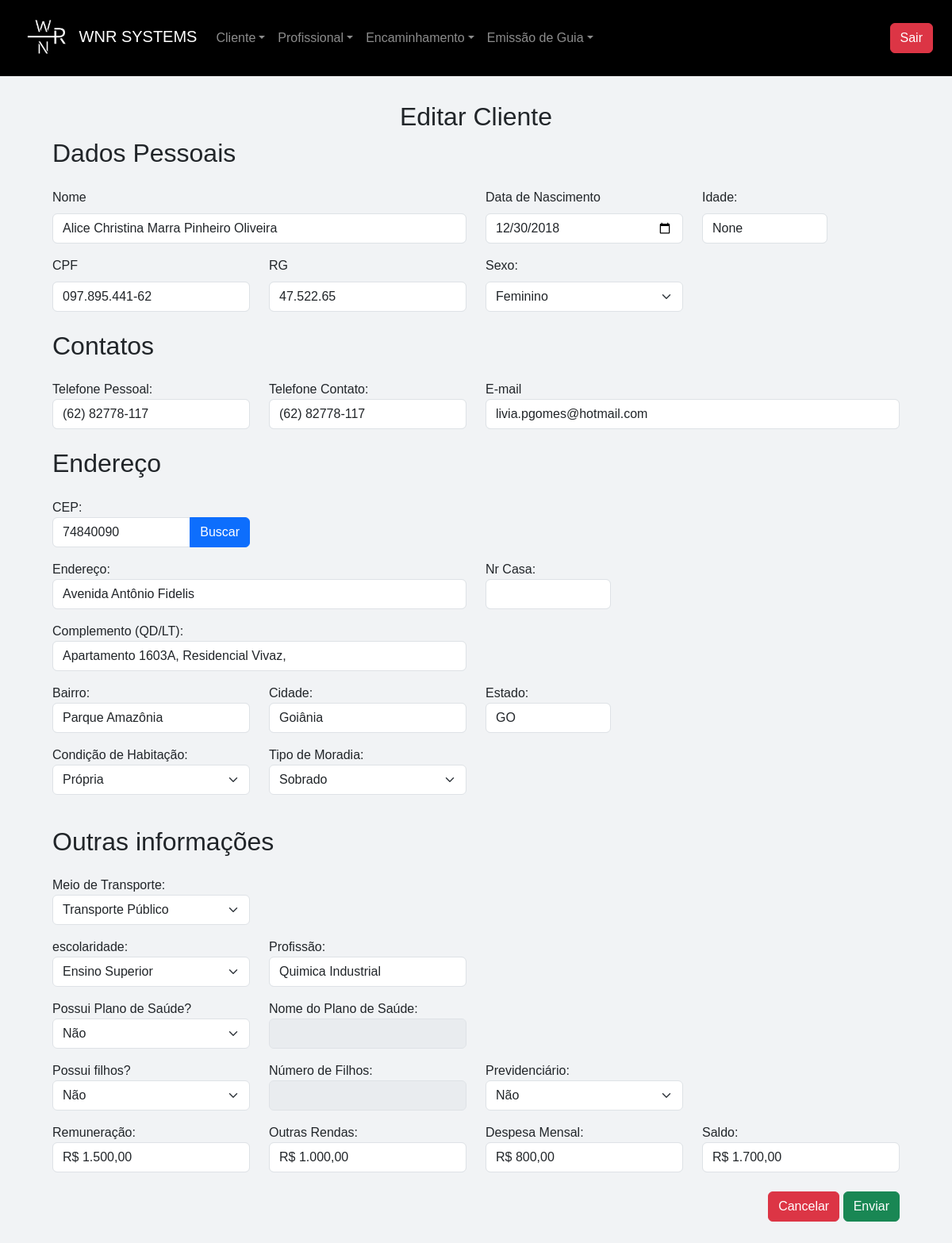
The page /editar_cliente/6 (signed in) on the database as committed earlier.
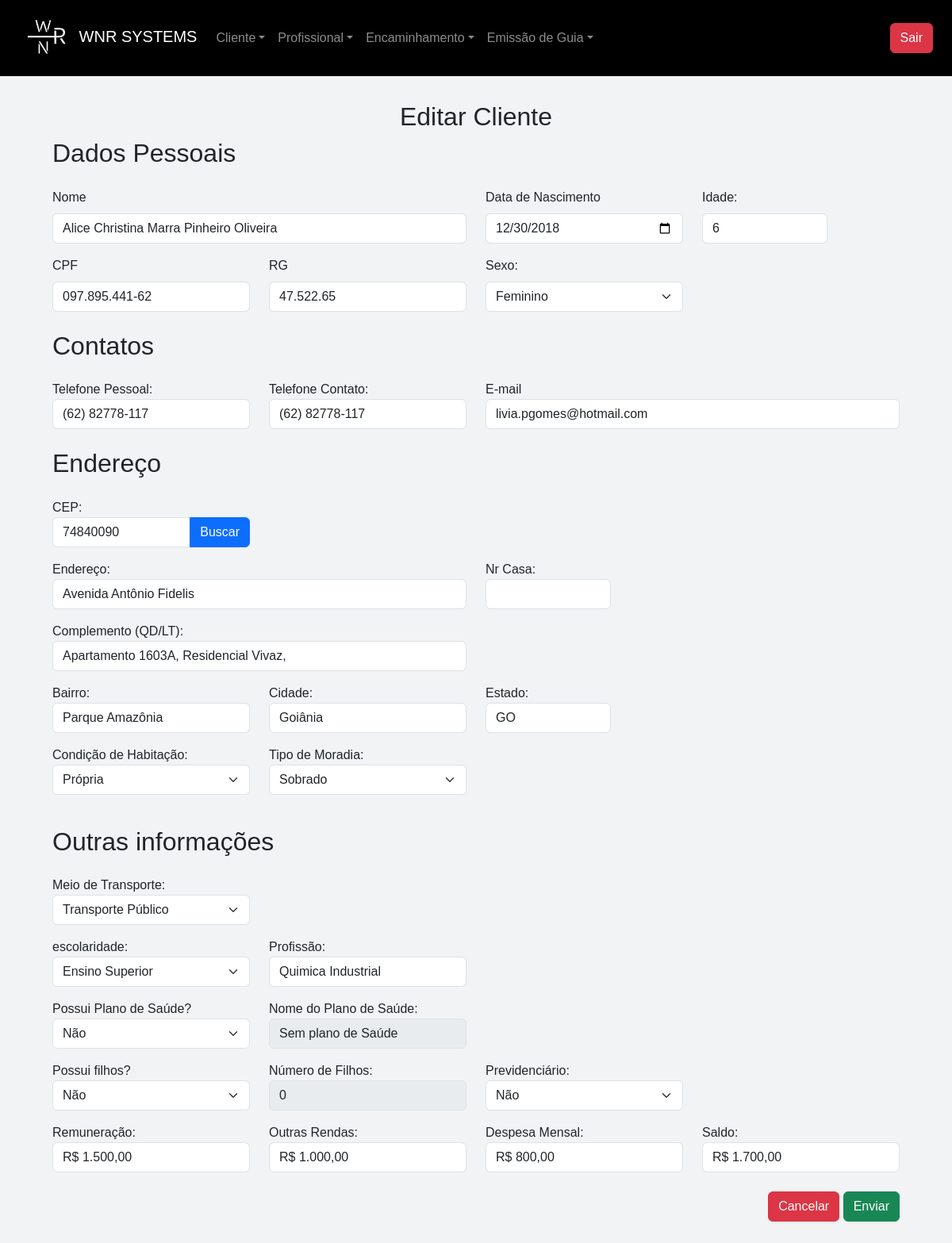
The same page on the database as committed later.
### app/models.py (models this page shows)
class Cliente(db.Model):
    __tablename__ = "clientes"
    id                      = Column(Integer, primary_key=True, index=True)
    nome                    = Column(String, index=True)
    cpf                     = Column(String(11), unique=True, index=True)
    email                   = Column(String, index=True)
    data_nascimento         = Column(Date)
    renda_familiar          = Column(Float)
    bairro                  = Column(String)
    canal_divulgacao        = Column(String)
    cep                     = Column(String(8))
    cidade                  = Column(String)
    condicao_habitacao      = Column(String)
    cpf_responsavel         = Column(String(11), nullable=True, default="")
    complemento             = Column(String)
    numero_cs               = Column(String)
    despesa_mensal          = Column(Float)
    escolaridade            = Column(String)
    estado                  = Column(String)
    endereco                = Column(String)
    fone_contato            = Column(String)
    fone_pessoal            = Column(String)
    foto                    = Column(String)
    grau_parentesco         = Column(String)
    nome_plano_saude        = Column(String, default="Sem plano de Saúde")
    nome_responsavel        = Column(String, default="")
    numero_filhos           = Column(Integer, default=0)
    possui_filhos           = Column(String)
    plano_saude             = Column(String)
    previdenciario          = Column(String)
    profissao               = Column(String)
    remuneracao             = Column(Float)
    rg                      = Column(String)
    saldo                   = Column(Float)
    sexo                    = Column(String)
    tipo_moradia            = Column(String)
    transporte              = Column(String)
    idade                   = Column(String)
    encaminhamentos = relationship("Encaminhamento", back_populates="cliente", cascade="all, delete-orphan")
    guias = relationship("Guia", back_populates="cliente")

### app/routes/client_routes.py (the view, shortened to what this page needs)
@client_bp.route('/editar_cliente/<int:id>', methods=['GET', 'POST'])
@login_required
@role_required('atendimento', 'financeiro', 'admin')
def editar_cliente(id):
    cliente = Cliente.query.get_or_404(id)
    remuneracao_formatada = formatar_para_moeda(cliente.remuneracao)
    renda_familiar_formatada = formatar_para_moeda(cliente.renda_familiar)
    despesa_mensal_formatada = formatar_para_moeda(cliente.despesa_mensal)
    return render_template('clientes/form_edit.html', cliente=cliente, remuneracao=remuneracao_formatada, renda_familiar=renda_familiar_formatada, despesa_mensal=despesa_mensal_formatada)

### app/__init__.py (called while the page is built)
@login_manager.user_loader
def load_user(id):
    return Usuario.query.get(int(id))  # Converte para inteiro e busca no banco

### app/utils/edit_values.py (called while the page is built)
def formatar_para_moeda(valor):
    if valor is None:
        return "R$ 0,00"
    return format_currency(valor, 'BRL', locale='pt_BR')

### app/templates/clientes/form_edit.html (shortened to what the changed rows need)
{% extends 'base.html' %}
{% block content %}
<div class="container mt-4">
    <h2 class="text-center">Editar Cliente</h2>
    <form id="meuFormulario" action="{{ url_for('client_bp.editar_cliente', id=cliente.id)}}" method="POST">
        <div class="container">
            <h2 class="mb-4"> Dados Pessoais </h2>
            <div class="row mb-3">
                <div class="col-md-6">
                    <label for="nome" class="form-label">Nome</label>
                    <input type="text" class="form-control" id="nome" name="nome" required value="{{ cliente.nome }}">
                </div>
                <div class="col-md-3">
                    <label for="dt_nascimento" class="form-label">Data de Nascimento</label>
                    <input type="date" class="form-control" id="dt_nascimento" name="dt_nascimento"  onchange="verificarIdade()" required value="{{ cliente.data_nascimento }}">
                </div>
                <div class="col-md-2">
                    <label for="idade" class="form-label">Idade:</label>
                    <input type="text" class="form-control" id="idade" name="idade" value="{{ cliente.idade }}">
                </div>
            </div>
            <div class="row mb-3">
                <div class="col-md-3">
                    <label for="cpf" class="form-label">CPF</label>
                    <input type="text" class="form-control" id="cpf" name="cpf" required value="{{ cliente.cpf }}">
                </div>
                <div class="col-md-3">
                    <label for="rg" class="form-label">RG</label>
                    <input type="text" class="form-control" name="rg" id="rg" value="{{ cliente.rg }}">
                </div>
                <div class="col-md-3">
                    <label for="sexo" class="form-label">Sexo:</label>
                    <select class="form-select campoObrigatorio" id="sexo" name="sexo" required>
                        <option value="Feminino" {% if cliente.sexo == "Feminino" %}selected{% endif %}>Feminino</option>
                    </select>
                </div>
            </div>
            <h2 class="mb-4 mt-4"> Contatos </h2>
            <div class="row mb-3">
                <div class="col-md-3">
                    <label for="fone_pessoal" class="custom-label">Telefone Pessoal:</label>
                    <input type="text" class="form-control" name="fone_pessoal" id="celular" placeholder="(xx) xxxxxxxxx" required value="{{ cliente.fone_pessoal }}">
                </div>
                <div class="col-md-3">
                    <label for="fone_contato" class="custom-label">Telefone Contato:</label>
                    <input type="text" class="form-control" name="fone_contato" id="telefone" placeholder="(xx) xxxxxxxxx" required value="{{ cliente.fone_contato }}">
                </div>
                <div class="col-md-6">
                    <label for="email" class="custom-label">E-mail</label>
                    <input type="email" class="form-control" id="email" name="email" required value="{{ cliente.email }}">
                </div>
            </div>
            <h2 class="mb-4 mt-4"> Endereço </h2>
            <div class="row mb-3">
                <div class="col-md-3">
                    <label for="cep" class="custom-label">CEP:</label><div class="input-group">
                        <input type="text" id="cep" name="cep" class="form-control" value="{{ cliente.cep }}">
                        <button type="button" name="buscar_cep_btn" id="buscar_cep_btn" class="btn btn-primary" onclick="buscarCEP()">Buscar</button>
                    </div>
                </div>
            </div>
            <div class="row mb-3">
                <div class="col-md-6">
                    <label for="endereco" class="custom-label">Endereço:</label>
                    <input type="text" id="endereco" class="form-control" name="endereco" required value="{{ cliente.endereco }}">
                </div>
            </div>
            <div class="row mb-3">
                <div class="col-md-6">
                    <label for="complemento" class="custom-label">Complemento (QD/LT):</label>
                    <input type="text" id="complemento" class="form-control" name="complemento" required value="{{ cliente.complemento }}">
                </div>
            </div>
            <div class="row mb-3">
                <div  class="col-md-3">
                    <label for="bairro" class="custom-label">Bairro:</label>
                    <input type="text" id="bairro" class="form-control" name="bairro" required value="{{ cliente.bairro }}">
                </div>
                <div class="col-md-3">
                    <label for="cidade" class="custom-label">Cidade:</label>
                    <input type="text" id="cidade" class="form-control" name="cidade" required value="{{ cliente.cidade }}">
                </div>
                <div class="col-md-2">
                    <label for="estado" class="custom-label">Estado:</label>
                    <input type="text" id="estado" class="form-control" name="estado" required value="{{ cliente.estado }}">
                </div>
            </div>
            <div class="row mb-3">
                <div class="col-md-3">
                    <label for="condicao_habitacao" class="custom-label">Condição de Habitação:</label>
                    <select class="form-select campoObrigatorio" name="condicao_habitacao" required>
                        <option  value="Própria"{% if cliente.condicao_habitacao == "Própria" %}selected{% endif %}>Própria</option>
                    </select>
                </div>
                <div class="col-md-3">
                    <label for="tipo_moradia" class="custom-label">Tipo de Moradia:</label>
                    <select class="form-select campoObrigatorio" name="tipo_moradia" required>
                        <option value="Sobrado"{% if cliente.tipo_moradia == "Sobrado" %}selected{% endif %}>Sobrado</option>
                    </select>
                </div>
            </div>
            <div  class="row mb-3">
                <h2 class="mb-4 mt-4">Outras informações</h2>
                <div class="col-md-3">
                    <label for="transporte" class="custom-label">Meio de Transporte:</label>
                    <select class="form-select campoObrigatorio" name="transporte" required>
                        <option value="Transporte Publico"{% if cliente.transporte == "Transporte Publico" %}selected{% endif %}>Transporte Público</option>
                    </select>
                </div>
            </div>
            <div class="row mb-3">
                <div class="col-md-3">
                    <label for="escolaridade" class="custom-label">escolaridade:</label>
                    <select class="form-select campoObrigatorio" id="escolaridade" name="escolaridade">
                        <option value="Ensino Superior" {% if cliente.escolaridade == "Ensino Superior" %}selected{% endif %}>Ensino Superior</option>
                    </select>
                </div>
                <div class="col-md-3">
                    <label for="profissao" class="custom-label">Profissão:</label>
                    <input type="text" class="form-control" name="profissao" required value="{{ cliente.profissao }}">
                </div>
            </div>
            <div class="row mb-3">
                <div class="col-md-3">
                    <label for="plano_saude" class="custom-label">Possui Plano de Saúde?</label>
                    <select class="form-select campoObrigatorio" id="plano_saude" name="plano_saude"  onchange="verificaDropdown_PlanodeSaude()">
                        <option value="Não"{% if cliente.plano_saude == "Não" %}selected{% endif %}>Não</option>
                    </select>
                </div>
                <div class="col-md-3">
                    <label for="nome_plano_saude" class="custom-label">Nome do Plano de Saúde:</label>
                    <input type="text" class="form-control" id="nome_plano_saude" name="nome_plano_saude" value="{{ cliente.nome_plano_saude }}" {% if cliente.plano_saude == "Não" %}disabled{% endif %}>
                </div>
            </div>
            <div class="row mb-3">
                <div class="col-md-3">
                    <label for="possui_filhos" class="custom-label">Possui filhos?</label>
                    <select class="form-select campoObrigatorio" id="possui_filhos" name="possui_filhos" onchange="verificarDropdown_Filhos()">
                        <option value="Não" {% if cliente.possui_filhos == "Não" %}selected{% endif %}>Não</option>
                    </select>
                </div>
                <div class="col-md-3">
                    <label for="numero_filhos" class="custom-label">Número de Filhos:</label>
                    <input type="number" class="form-control" id="qtn_filhos" name="numero_filhos" value="{{ cliente.numero_filhos }}" {% if cliente.possui_filhos == "Não"%}disabled{% endif %}>
                </div>
                <div class="col-md-3">
                    <label for="previdenciario" class="custom-label">Previdenciário:</label>
                    <select class="form-select campoObrigatorio" name="previdenciario">
                        <option value="Não" {% if cliente.previdenciario == "Não" %}selected{% endif %}>Não</option>
                    </select>
                </div>
            </div>
            <div class="row mb-3">
                <div class="col-md-3">
                    <label for="saldo" class="custom-label">Saldo:</label>
                    <input type="text" class="form-control" id="saldo" name="saldo" placeholder="Saldo" placeholder="R$ 0,00" readonly value="{{ cliente.saldo }}">
                </div>
            </div>
        </div>
    </form>
</div>
{% endblock %}

Rows that differ between the two databases and show on the page:
changed Cliente "Alice Christina Marra Pinheiro Oliveira": idade "None" → "6"; nome_plano_saude (not shown) → "Sem plano de Saúde"; numero_filhos (not shown) → "0"
